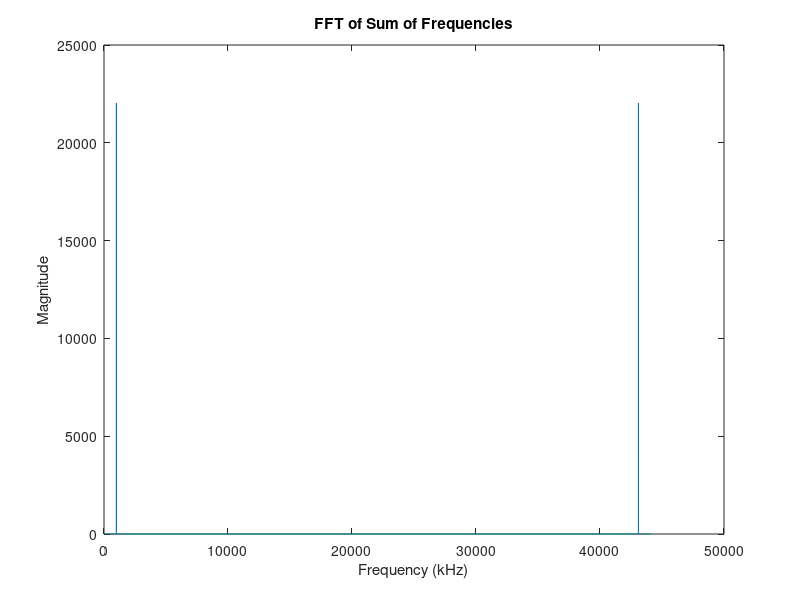

MATLAB code for this plot:
clear all
close all
clc
% Parametry sygnału
fpilot = 19000; % Częstotliwość 19 kHz
fs = 44100; % Częstotliwość próbkowania
t = 0:1/fs:1; % Wektor czasu od 0 do 1 sekundy z częstotliwością próbkowania Fs

df = 10; % Zmiana częstotliwości ±10 Hz
fm = 0.1; % Częstotliwość zmiany częstotliwości (10 sekund)

phase_offset = pi/4; % Przesunięcie fazowe o pi/4 radianów (możesz zmienić na dowolną wartość)

%% punkty 1 i 2
p = sin(2*pi*fpilot*t + phase_offset);
p = awgn(p, 20, 'measured'); 

% %% punkt 3
% delta_f = df * sin(2*pi*fm*t);
% p = sin(2*pi*(fpilot + delta_f).*t + phase_offset);

% Petla PLL z filtrem typu IIR do odtworzenia częstotliwości i fazy pilota [7]
% i na tej podstawie sygnałów nośnych: symboli c1, stereo c38 i danych RDS c57
freq = 2*pi*fpilot/fs;
theta = zeros(1,length(p)+1);
alpha = 1e-2;
beta = alpha^2/4;
for n = 1 : length(p)
    perr = -p(n)*sin(theta(n));
    theta(n+1) = theta(n) + freq + alpha*perr;
    freq = freq + beta*perr;
end

% Obliczenie składowych sygnału
c1 = cos((1/19)*theta(1:end-1));
c57 = cos(3*theta(1:end-1));

% Sumowanie sygnałów
signal_sum = c1;
fft_signal = fft(signal_sum);

% Plot in frequency domain
Fs = fs; % Sampling frequency
N = length(signal_sum); % Length of signal
f = linspace(0, Fs, N); % Frequency vector

figure;
plot(f, abs(fft_signal));
title('FFT of Sum of Frequencies');
xlabel('Frequency (kHz)');
ylabel('Magnitude');
